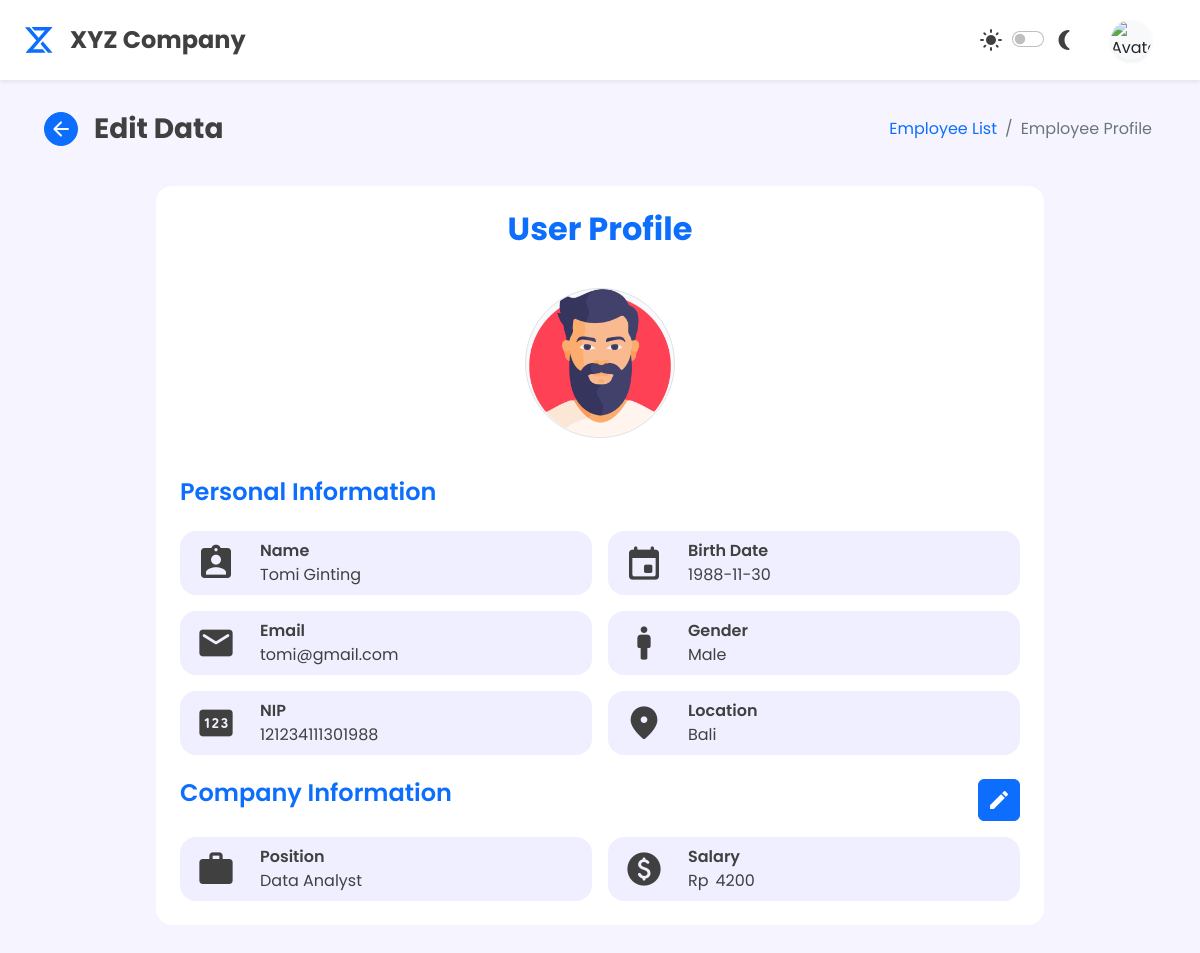
Page /sources/admin/admin-employee-edit.php?user=FSR366 (signed in) on the earlier database version.
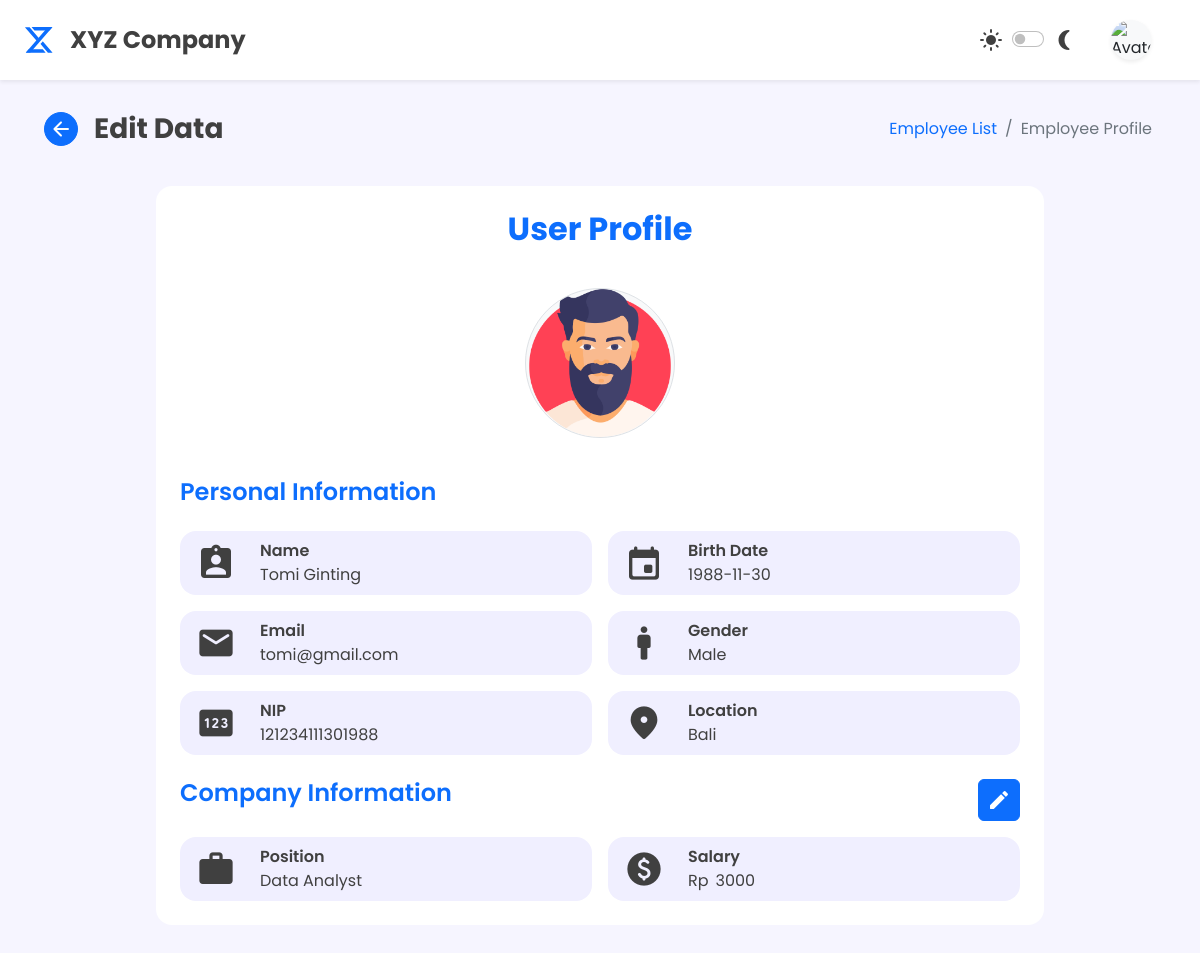
Same page on the later database version.
### tables this page shows
CREATE TABLE `karyawan_tetap` (
  `id` int(20) NOT NULL,
  `kode_karyawan` varchar(7) NOT NULL,
  `nama` varchar(50) NOT NULL,
  `nip` varchar(20) NOT NULL,
  `tanggal` date NOT NULL,
  `tempat` varchar(20) NOT NULL,
  `alamat` varchar(150) NOT NULL,
  `foto` varchar(100) NOT NULL,
  `posisi` varchar(20) NOT NULL,
  `jenis_kelamin` varchar(10) NOT NULL,
  `gaji` bigint(30) NOT NULL
);

### php/functions.php (called while the page is built)
<?php
function koneksi (){
    return mysqli_connect("localhost", "root", "", "perusahaan");
}
function query ($query){
    $koneksi = koneksi();
    $data = mysqli_query($koneksi, $query);
    if(mysqli_num_rows($data) > 1){
        $rows = [];
        while($row = mysqli_fetch_assoc($data)){
            $rows[] = $row;
        }
        return $rows;
    }else {
        $rows = mysqli_fetch_assoc($data);
        return $rows;
    }
}
?>

### sources/admin/admin-employee-edit.php (the view, shortened to what the changed rows need)
<?php
    require '../../php/functions.php';
    $kode = $_GET['user'];
    $query = query("SELECT * FROM karyawan_tetap WHERE kode_karyawan = '$kode'");
?>
<!DOCTYPE html>
<html lang="en">
<head>
    <link href="https://cdn.jsdelivr.net/npm/bootstrap@5.2.2/dist/css/bootstrap.min.css" rel="stylesheet"
 />
    <link rel="stylesheet"
        href="https://cdnjs.cloudflare.com/ajax/libs/bootstrap-datepicker/1.9.0/css/bootstrap-datepicker.min.css">
    <link rel="stylesheet" href="../../assets/style/main.css">
</head>
<body class="d-flex">
    <div class="content col d-flex flex-column gap-3 mb-2">
        <div class="d-flex flex-column px-2 gap-3">
            <div class="d-flex mx-1 mx-lg-4 mb-4 p-2 justify-content-center">
                <div class="flex-container d-flex flex-column gap-3 p-4 rounded-4 ">
                    <div class="d-flex justify-content-center">
                        <h2 class="fw-bold header">User Profile</h2>
                    </div>
                    <div class="d-flex justify-content-center p-3">
                        <div class="d-flex position-relative">
                            <img id="profile-img-container" src="../user-img/<?php echo $query['foto'] ?>"
                                class="rounded-circle bg-light col-2 border " alt="Avatar" />
                        </div>
                    </div>
                    <div class="d-flex flex-column gap-3 mt-2">
                        <div class="d-flex flex-column flex-md-row gap-3 ">
                            <div class="d-flex flex-column gap-3">
                                <div class="d-flex px-3 py-2 gap-4 background rounded-4">
                                    <div class="d-flex flex-column">
                                        <span class="fw-semibold">Name</span>
                                        <input class="form-control text text-field profile-info" type="text"
                                            value="<?= $query['nama']; ?>" aria-label="readonly input example" readonly>
                                    </div>
                                </div>
                                <div class="d-flex px-3 py-2 gap-4 background rounded-4">
                                    <div class="d-flex gap-4">
                                        <div class="d-flex flex-column">
                                            <span class="fw-semibold">NIP</span>
                                            <input class="form-control text text-field profile-info" type="text"
                                                value="<?= $query['nip']; ?>" aria-label="readonly input example"
                                                readonly>
                                        </div>
                                    </div>
                                </div>
                            </div>
                            <div class="d-flex flex-column gap-3">
                                <div class="d-flex px-3 py-2 gap-4 background rounded-4">
                                    <div class="d-flex flex-column">
                                        <span class="fw-semibold">Birth Date</span>
                                        <input class="form-control text text-field profile-info" id="datepicker"
                                            type="text" value="<?= $query['tanggal']; ?>"
                                            aria-label="readonly input example" readonly>
                                    </div>
                                </div>
                                <div class="d-flex px-3 py-2 gap-4 background rounded-4">
                                    <div class="d-flex gap-4">
                                        <div class="d-flex flex-column">
                                            <span class="fw-semibold">Gender</span>
                                            <select class="form-select text text-field profile-info"
                                                aria-label="Default select example" disabled>
                                                <option><?= $query['jenis_kelamin']; ?></option>
                                            </select>
                                        </div>
                                    </div>
                                </div>
                                <div class="d-flex px-3 py-2 gap-4 background rounded-4">
                                    <div class="d-flex gap-4">
                                        <div class="d-flex flex-column">
                                            <span class="fw-semibold">Location</span>
                                            <input class="form-control text text-field profile-info" type="text"
                                                value="<?= $query['alamat']; ?>" aria-label="readonly input example"
                                                readonly>
                                        </div>
                                    </div>
                                </div>
                            </div>
                        </div>
                    </div>
                    <div class="d-flex flex-column gap-3 mt-2">
                        <form action="" method="POST" enctype="multipart/form-data">
                            <div class="d-flex flex-column flex-md-row gap-3 ">
                                <div class="d-flex col flex-column gap-3">
                                    <div class="d-flex px-3 py-2 gap-4 background rounded-4">
                                        <div class="d-flex flex-column">
                                            <span class="fw-semibold">Position</span>
                                            <select name="position"
                                                class="form-control user-edit form-control text text-field profile-info"
                                                aria-label="Default select example">
                                                <option value="<?= $query['posisi']; ?>">
                                                    <?= $query['posisi']; ?>
                                                </option>
                                            </select>
                                        </div>
                                    </div>
                                </div>
                                <div class="d-flex col flex-column gap-3">
                                    <div class="d-flex px-3 py-2 gap-4 background rounded-4">
                                        <div class="d-flex flex-column">
                                            <div class="input-group d-flex gap-2">
                                                <span class="input-group-text text text-field profile-info">Rp</span>
                                                <input class="user-edit form-control text text-field profile-info"
                                                    name="gaji" type="text" value="<?= $query['gaji']; ?>"
                                                    aria-label="readonly input example" readonly>
                                            </div>
                                        </div>
                                    </div>
                                </div>
                            </div>
                        </form>
                    </div>
                </div>
</body>
</html>

Differences in the rows shown:
changed karyawan_tetap "Tomi Ginting": gaji "4200" → "3000"
